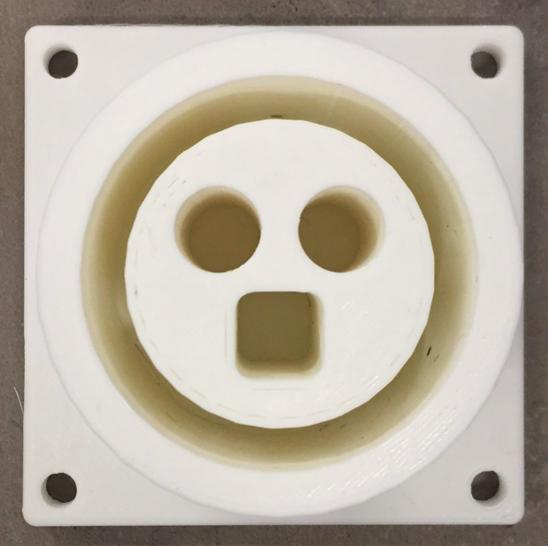
#> input picture template.jpg, 548 x 546 px, given in place of the camera
$ python hough_plug_detector_demo.py
#> lines starting #> are read from the running program, lines starting #| are printed output that depends on the picture; after the words box and inside, x2 and y2 are one past the last pixel; in counts of white or black regions, pixels touching at a corner belong together
import sys, os
import numpy as np
# import matplotlib.pyplot as plt
import cv2

webcam = cv2.VideoCapture(1)
size = 2

while True:
    rval, color = webcam.read()
#> color is the input picture: shape (546, 548, 3); mean B, G, R 164.1, 177.9, 186.5
    while not rval:
        rval, color = webcam.read()
        if not rval:
            print("Trying again...")

    #color = cv2.cvtColor(color, cv2.COLOR_BGR2RGB)
    frame = cv2.cvtColor(color, cv2.COLOR_BGR2GRAY)
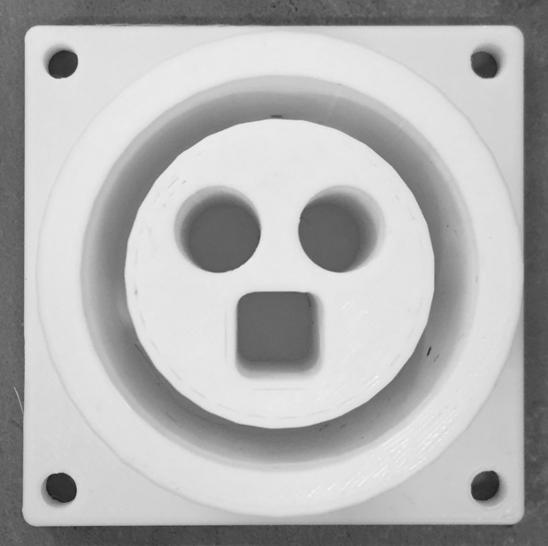
#> frame: shape (546, 548); min 27, max 248, mean 178.9
    mini = cv2.resize(frame, (int(frame.shape[1] / size), int(frame.shape[0] / size)))
    img = cv2.medianBlur(mini, 5)

    circles = cv2.HoughCircles(img, cv2.HOUGH_GRADIENT, 1, 20, param1=120, param2=60)
#> circles = [[138.5, 133.5, 97.9], [139.5, 153.5, 108.8], [109.5, 116.5, 19.9], [169.5, 114.5, 21]]

    if circles is not None:
        circles = np.uint16(np.around(circles))
#> circles = [[138, 134, 98], [140, 154, 109], [110, 116, 20], [170, 114, 21]]
        print(circles[0, :])
#| [[138 134  98]
#|  [140 154 109]
#|  [110 116  20]
#|  [170 114  21]]
        for i in circles[0, :]:
            cv2.circle(color, (i[0] * 2, i[1] * 2), i[2] * 2, (0, 255, 0), 2)
            cv2.circle(color, (i[0] * 2, i[1] * 2), 2, (0, 0, 255), 3)
#> this loop made 4 passes
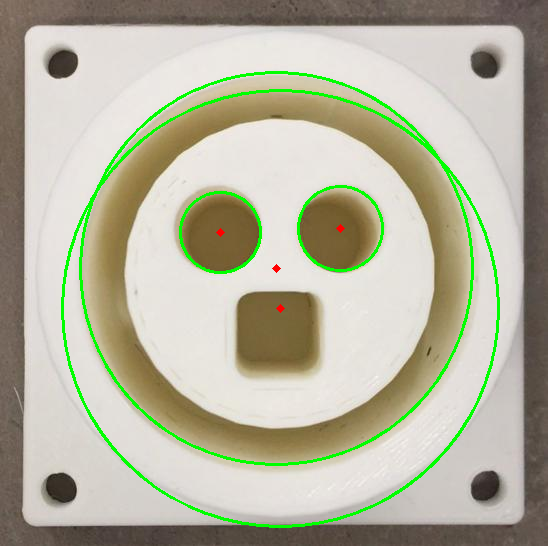
#> color: shape (546, 548, 3); 3.16% of pixels changed, all inside (x1, y1, x2, y2) = (61, 71, 500, 528)


    cv2.imshow('Detector', color)
    key = cv2.waitKey(500)
#> (key Esc is pressed here)
    #spacebar
    if key == 32:
        break
